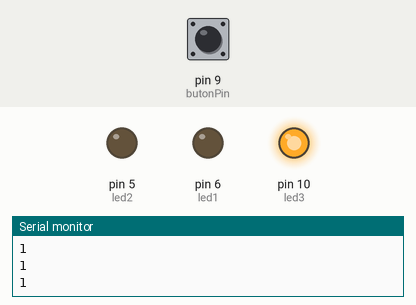
The sketch below on a simulated Arduino Uno, built with avr-gcc and run on an emulated ATmega328P. On the bench: output pins drawn as LEDs (lit = HIGH), the last lines printed to the serial monitor. Inputs (shaded band) come from the test bench; at power-on: pin 9 (butonPin) HIGH. Random numbers use the default seed unless the sketch sets one.

Above: at 1.8 s.
1.9 s: pin 9 (butonPin) pulled LOW for 3.2 s
At 3.0 s:
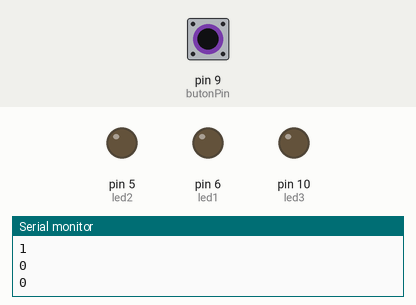
At 12.7 s:
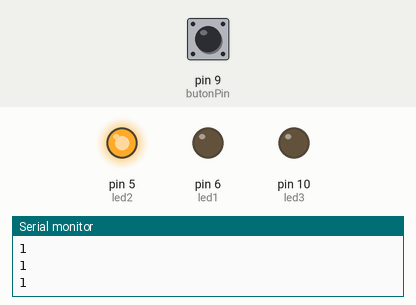
Timing chart, 0 to 14.1 s (numbered marks = the images above; inputs shaded):
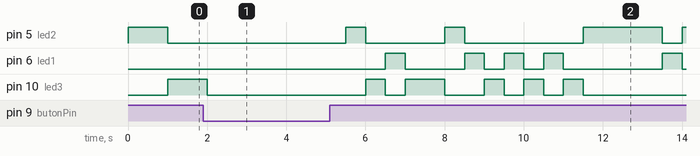

The sketch:

Rastgele_Led.ino
```cpp
int butonPin =9;
int butonDeger;
int led1 = 6;
int led2 = 5;
int led3 = 10;
int rastgele;
void setup() {
  Serial.begin(9600);
  pinMode(butonPin,INPUT_PULLUP);
  pinMode(led1,OUTPUT);
  pinMode(led2,OUTPUT);
  pinMode(led3,OUTPUT);

  // put your setup code here, to run once:

}

void loop() {
  butonDeger=digitalRead(butonPin);
  Serial.println(butonDeger);
  if(butonDeger==1){
  rastgele=random(1,4);
  if(rastgele==1){
    digitalWrite(led1,HIGH);
    digitalWrite(led2,LOW);
    digitalWrite(led3,LOW);
  }
   if(rastgele==2){
    digitalWrite(led1,LOW);
    digitalWrite(led2,HIGH);
    digitalWrite(led3,LOW);
  }
   if(rastgele==3){
    digitalWrite(led1,LOW);
    digitalWrite(led2,LOW);
    digitalWrite(led3,HIGH);
  }
   }
else if(butonDeger==0){
  digitalWrite (led1, LOW);
   digitalWrite (led2, LOW);
 digitalWrite (led3, LOW);
 }
 delay(500);
}
```
